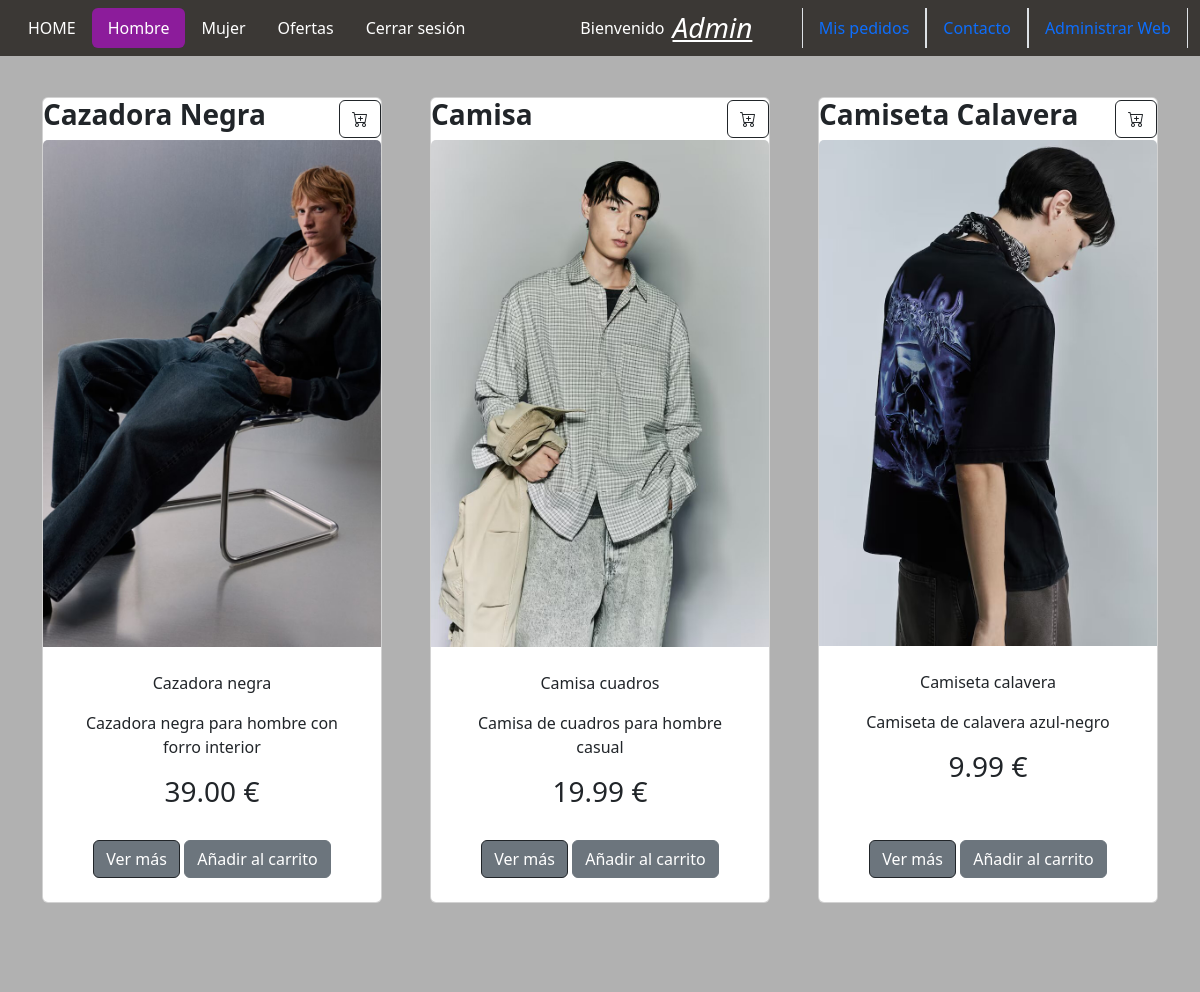
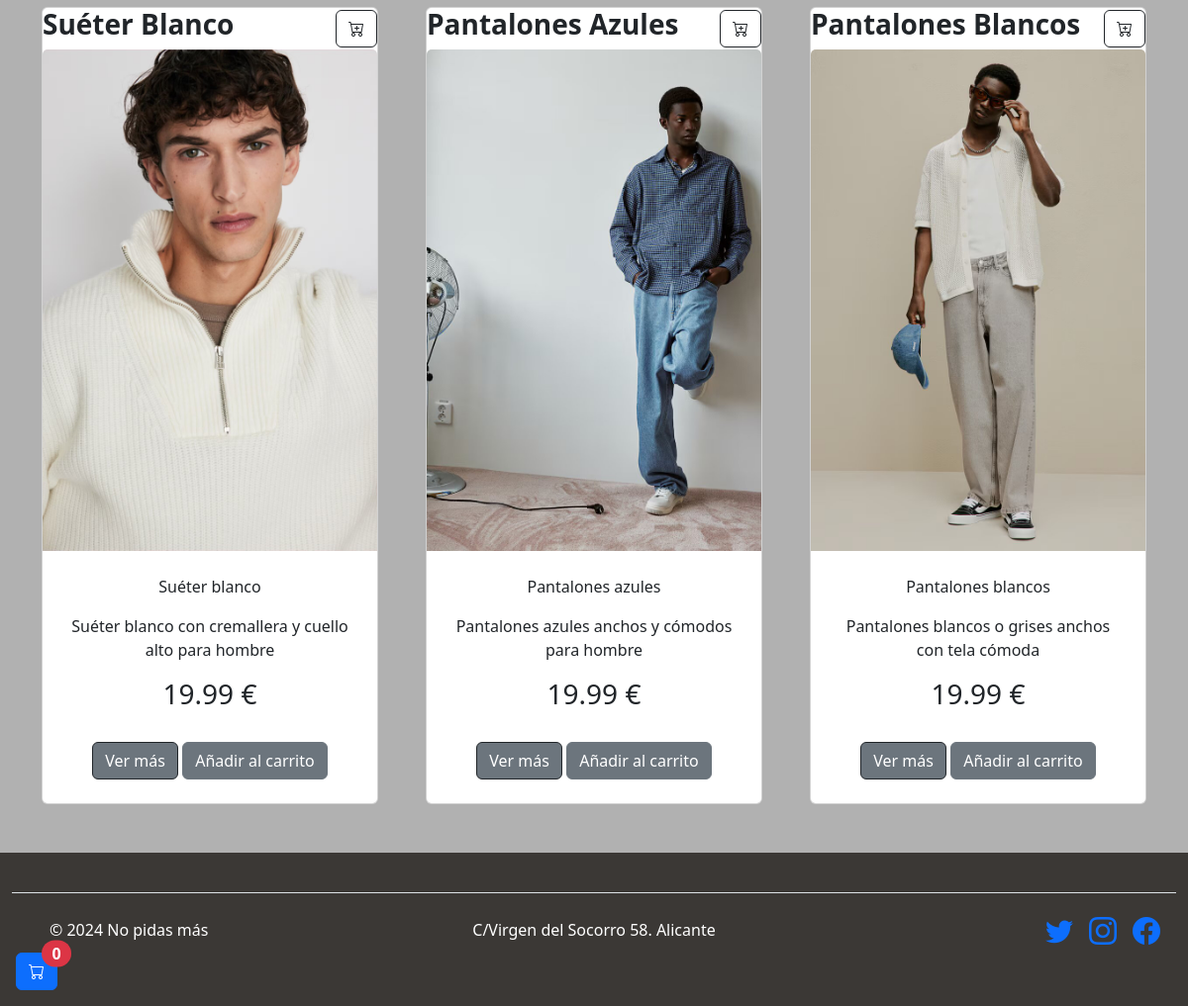
/categorias.php?categoria=hombre (signed in), run on the app's committed database (2 pictures, top to bottom).
### tables this page shows
CREATE TABLE IF NOT EXISTS `fotos` (
  `ruta` varchar(500) DEFAULT NULL,
  `id_producto` int(11) NOT NULL,
  KEY `id_producto` (`id_producto`),
  CONSTRAINT `fotos-productos` FOREIGN KEY (`id_producto`) REFERENCES `productos` (`id`) ON DELETE CASCADE ON UPDATE NO ACTION
);

CREATE TABLE IF NOT EXISTS `productos` (
  `id` int(11) NOT NULL AUTO_INCREMENT,
  `nombre` varchar(50) DEFAULT NULL,
  `categoria` varchar(50) DEFAULT NULL,
  `tiene_oferta` varchar(50) DEFAULT NULL,
  `descripcion` varchar(50) DEFAULT NULL,
  `desc_larga` varchar(250) DEFAULT NULL,
  `precio` decimal(20,2) DEFAULT NULL,
  PRIMARY KEY (`id`),
  KEY `prod-cat` (`categoria`),
  CONSTRAINT `prod-cat` FOREIGN KEY (`categoria`) REFERENCES `categorias` (`nombre`) ON DELETE NO ACTION ON UPDATE NO ACTION
);

### categorias.php (the view, shortened to what this page needs)
<?php require_once 'cabecera.php';
require_once 'bd_conexion.php'; ?>
<?php
$categoria = $_GET['categoria'];
$sql = 'SELECT * FROM productos p
LEFT JOIN fotos f ON p.id = f.id_producto
WHERE categoria = :categoria';
$stmt = $conn->prepare($sql);
$stmt->bindParam(':categoria', $categoria);
$stmt->execute();
$productos = $stmt->fetchAll(PDO::FETCH_ASSOC);
?>
<?php if ($haylogin): ?>
    <main class="container mt-5 flex-shrink-0">
        <div class="row gx-4 gx-lg-5 row-cols-2 row-cols-md-3 row-cols-xl-3 justify-content-center">
            <?php foreach ($productos as $producto): ?>
                <div class="col mb-5 pt-5">
                    <div class="card h-100">
                        <div class="d-flex justify-content-between align-items-center">
                            <h3 class="fw-bolder text-center"><?= $producto['nombre'] ?></h3>
                            <button type="button" class="btn btn-outline-dark" id="add-to-cart-<?= $producto['id'] ?>" data-id="<?= $producto['id'] ?>" onclick="agregarAlCarrito(<?= $producto['id'] ?>, '<?= $producto['nombre'] ?>', <?= $producto['precio'] ?>)">
                                <i class="bi bi-cart-plus"></i>
                            </button>
                        </div>
                        <img class="card-img-top" src="admin/<?= $producto['ruta'] ?>" alt="...">
                        <div class="card-body p-4">
                            <div class="text-center">
                                <p><?= $producto['descripcion'] ?></p>
                                <p><?= $producto['desc_larga'] ?></p>
                                <h3><?= $producto['precio'] ?> €</h3>
                            </div>
                        </div>
                        <div class="card-footer p-4 pt-0 border-top-0 bg-transparent">
                            <div class="text-center">
                                <button type="button" class="btn btn-secondary text-white btn-outline-dark mt-auto" data-bs-toggle="modal" data-bs-target="#productModal"
                                    data-nombre="<?= $producto['nombre'] ?>" data-imagen="admin/<?= $producto['ruta'] ?>" data-descripcion="<?= $producto['desc_larga'] ?>" data-precio="<?= $producto['precio'] ?> €">
                                    Ver más
                                </button>
                                <button type="button" class="btn btn-secondary" id="add-to-cart-button-<?= $producto['id'] ?>" data-id="<?= $producto['id'] ?>" onclick="agregarAlCarrito(<?= $producto['id'] ?>, '<?= $producto['nombre'] ?>', <?= $producto['precio'] ?>)">Añadir al carrito</button>
                            </div>
                        </div>
                    </div>
                </div>
            <?php endforeach; ?>
        </div>
    </main>
<?php endif; ?>
<?php require_once 'pie.php'; ?>
<link href="https://cdn.jsdelivr.net/npm/bootstrap-icons/font/bootstrap-icons.css" rel="stylesheet">
<div id="carrito-icon" class="position-fixed bottom-0 start-0 m-3">
    <button class="btn btn-primary position-relative" onclick="window.location.href='carrito.php'">
        <i class="bi bi-cart"></i>
        <span id="carrito-count" class="position-absolute top-0 start-100 translate-middle badge rounded-pill bg-danger">
            <?= isset($_SESSION['carrito']) ? count($_SESSION['carrito']) : 0 ?>
        </span>
    </button>
</div>

### tienda_css/diseño.css (style rules this page uses)
body { background-color: #b1b1b1; display: flex; }
main { flex: 1; padding:1px; min-height: 100vh; margin-top: 10em; }

### categorias.php (style rules this page uses)
#carrito-icon { z-index: 999; }
#carrito-count { font-size: 1rem; }

### data on the page
fotos: id_producto.nombre "Cazadora Negra", ruta (picture), id_producto.descripcion "Cazadora negra", id_producto.desc_larga "Cazadora negra para hombre con forro interior", id_producto.precio "39.00"
fotos: id_producto.nombre "Camisa", ruta (picture), id_producto.descripcion "Camisa cuadros", id_producto.desc_larga "Camisa de cuadros para hombre casual", id_producto.precio "19.99"
fotos: id_producto.nombre "Camiseta Calavera", ruta (picture), id_producto.descripcion "Camiseta calavera", id_producto.desc_larga "Camiseta de calavera azul-negro", id_producto.precio "9.99"
fotos: id_producto.nombre "Suéter Blanco", ruta (picture), id_producto.descripcion "Suéter blanco", id_producto.desc_larga "Suéter blanco con cremallera y cuello alto para hombre", id_producto.precio "19.99"
fotos: id_producto.nombre "Pantalones Azules", ruta (picture), id_producto.descripcion "Pantalones azules", id_producto.desc_larga "Pantalones azules anchos y cómodos para hombre", id_producto.precio "19.99"
fotos: id_producto.nombre "Pantalones Blancos", ruta (picture), id_producto.descripcion "Pantalones blancos", id_producto.desc_larga "Pantalones blancos o grises anchos con tela cómoda", id_producto.precio "19.99"

### other printed values
$_SESSION['usuario'] "Admin"
